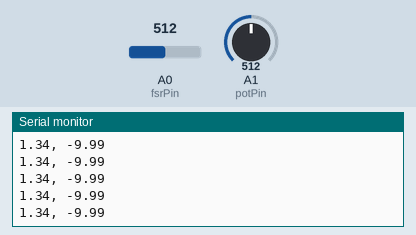
Bench run of a sketch on a simulated Arduino Uno, built with avr-gcc and run on an emulated ATmega328P. On the bench: the last lines printed to the serial monitor. The inputs (shaded band) are chosen by the test bench; at power-on: A1 (potPin) = 512, A0 (fsrPin) = 512.

Above: at 5.7 s.
5.8 s: A1 (potPin) set to 529
At 5.87 s:
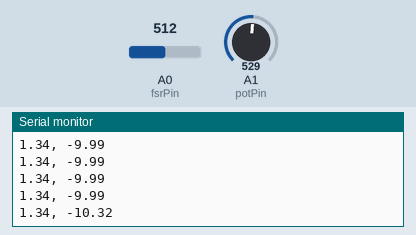
7.3 s: A1 (potPin) set to 506
At 7.39 s:
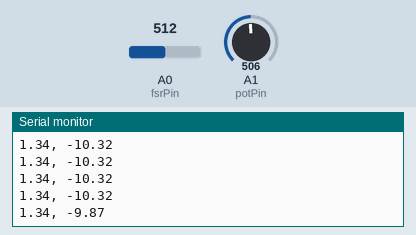
Timing chart, 0 to 9.8 s (numbered marks = the images above; inputs shaded):
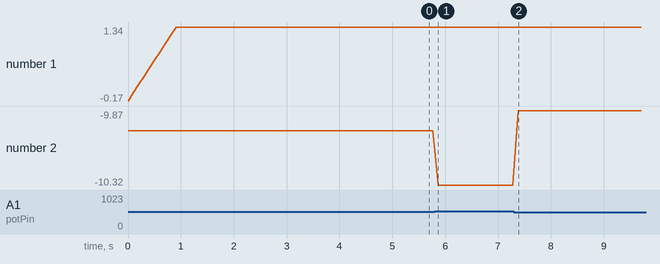

The sketch:

test_rig.ino
```cpp
float cf = 0.667484301325; // lbf/V
float potRatio = 4.0; // mm/V

const int numReadings = 10;          // Number of samples for the moving average
int readings[numReadings];           // Array to store the readings
int readIndex = 0;                   // Index of the current reading
int total = 0;                       // Sum of the readings
float average = 0.0;

int fsrPin = A0;
int potPin = A1;

void setup() {
  Serial.begin(9600);

  // Initialize all readings to 0
  for (int i = 0; i < numReadings; i++) {
    readings[i] = 0;
  }
}

void loop() {
  int ffsdata = analogRead(fsrPin);  // Read analog data from pin A0
  int potData = analogRead(potPin);

  // Subtract the oldest reading
  total = total - readings[readIndex];
  // Add the new reading
  readings[readIndex] = ffsdata;
  total = total + readings[readIndex];
  // Advance to the next index
  readIndex = (readIndex + 1) % numReadings;

  // Calculate average and convert to voltage
  average = total / (float)numReadings;
  float vout = (average * 5.0) / 1023.0;
  vout = (vout - 0.5)*cf;

  // Potentiometer calculations
  float dist = potRatio*(5 - (potData * 5.0)) / 1023.0;

  // Print the smoothed voltage
  Serial.print(vout);
  Serial.print(", ");
  Serial.println(dist);


  delay(100);  // Adjust delay based on your needs
}
```

Measured:
- after the input at 5.8 s, the serial monitor: prints a new line after 0.07 s (image 1)
- after the input at 7.3 s, the serial monitor: prints a new line after 0.08 s (image 2)
- plotted number 2: -9.99 → -10.32 after the input at 5.8 s, -10.32 → -9.87 after the input at 7.3 s
